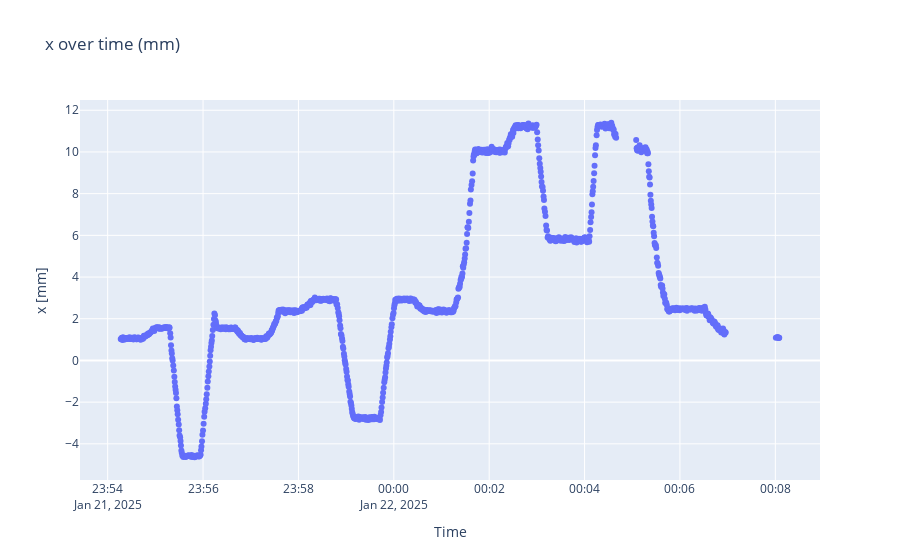
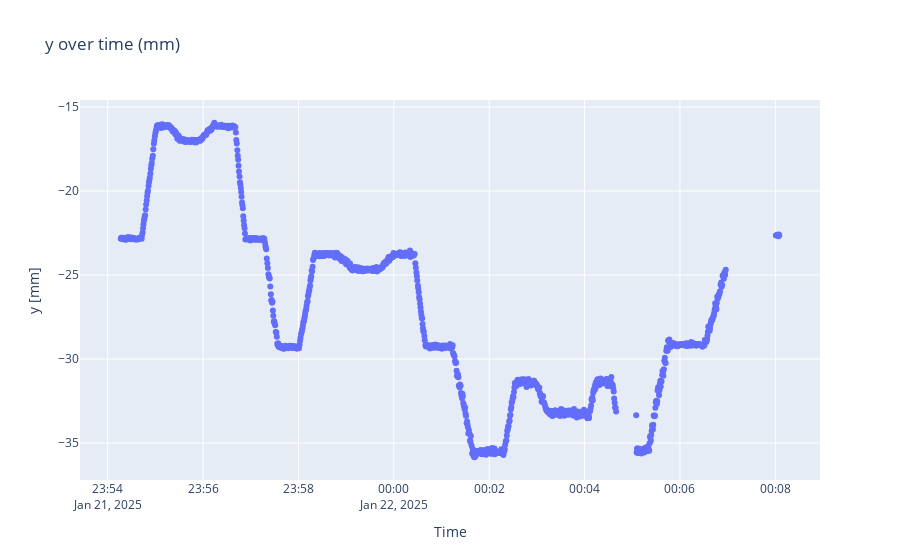
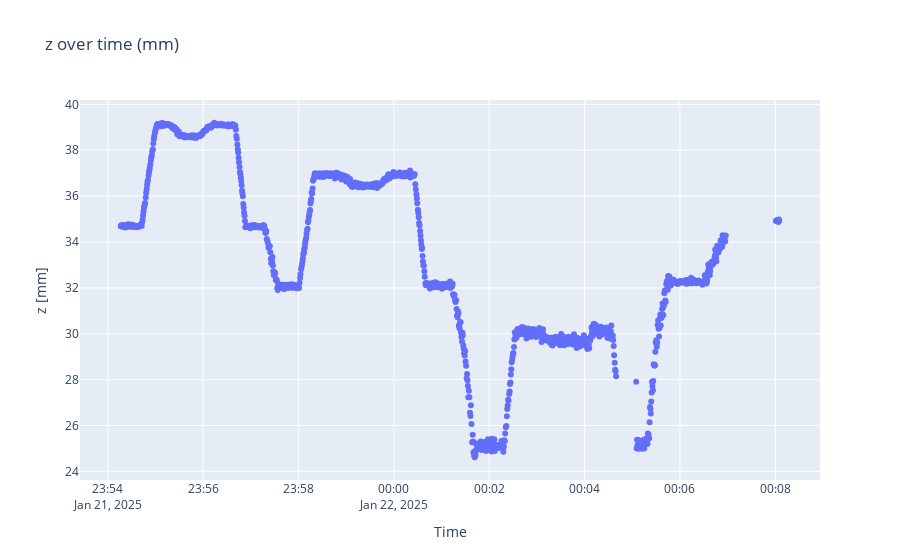

Notebook code for these charts, in order:
### Code cell
locplots(locpred, timestamps)

### Figure 1 — Plotly figure (JSON) as saved in the notebook; plotly's stock layout.template omitted (floating-point values rounded to 4 significant figures; data arrays with more than 128 entries replaced by an {"elided": "..."} marker saying what was removed)
{"data": [{"mode": "markers", "type": "scatter", "x": {"elided": "1263 str values"}, "y": {"elided": "1263 float values"}}], "layout": {"title": {"text": "x over time (mm)"}, "xaxis": {"title": {"text": "Time"}}, "yaxis": {"scaleanchor": "y", "title": {"text": "x [mm]"}}}}

### Figure 2 — Plotly figure (JSON) as saved in the notebook; plotly's stock layout.template omitted (floating-point values rounded to 4 significant figures; data arrays with more than 128 entries replaced by an {"elided": "..."} marker saying what was removed)
{"data": [{"mode": "markers", "type": "scatter", "x": {"elided": "1263 str values"}, "y": {"elided": "1263 float values"}}], "layout": {"title": {"text": "y over time (mm)"}, "xaxis": {"title": {"text": "Time"}}, "yaxis": {"scaleanchor": "y", "title": {"text": "y [mm]"}}}}

### Figure 3 — Plotly figure (JSON) as saved in the notebook; plotly's stock layout.template omitted (floating-point values rounded to 4 significant figures; data arrays with more than 128 entries replaced by an {"elided": "..."} marker saying what was removed)
{"data": [{"mode": "markers", "type": "scatter", "x": {"elided": "1263 str values"}, "y": {"elided": "1263 float values"}}], "layout": {"title": {"text": "z over time (mm)"}, "xaxis": {"title": {"text": "Time"}}, "yaxis": {"scaleanchor": "y", "title": {"text": "z [mm]"}}}}
